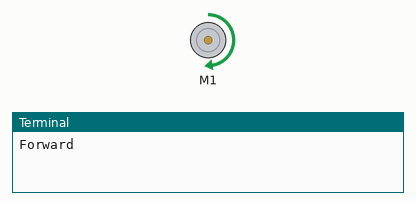
This program was run on a simulated Raspberry Pi (BCM pin numbers). Parts: DC motor (green arrow = forward, orange = backward, longer = faster), the last lines printed to the terminal.

Above: at 2.5 s.
At 7.5 s:
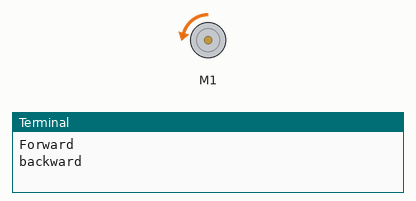
Timing chart, 0 to 13.0 s (numbered marks = the images above):
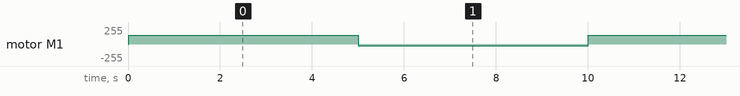

Measured:
- by itself, motor M1: alternates forward 128/255 for 5.0 s and backward 26/255 for 5.0 s

The program:

PWMmotor.py
```python
from gpiozero import Motor
import time

motor = Motor(forward=17, backward=27)

while True:
    print('Forward')
    motor.forward(speed=0.5)
    time.sleep(5)

    print('backward')
    motor.backward(speed=0.1)
    time.sleep(5)
```
